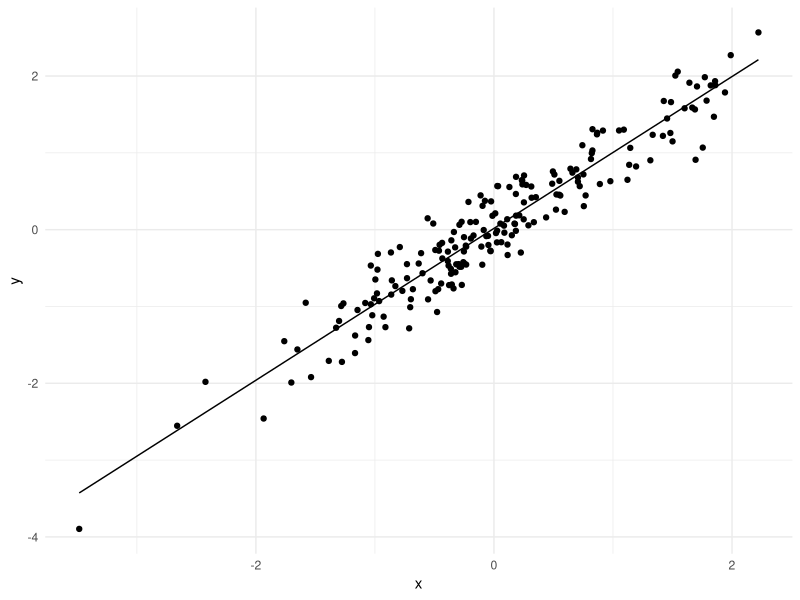
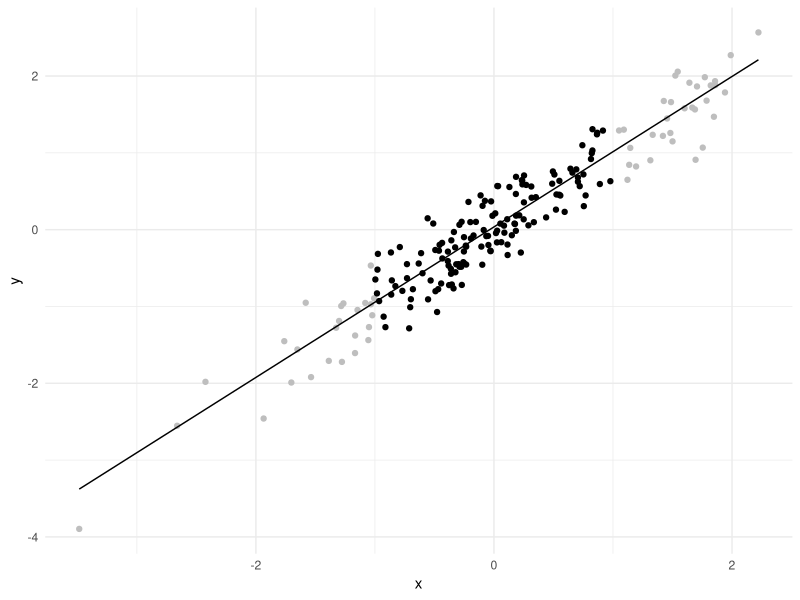
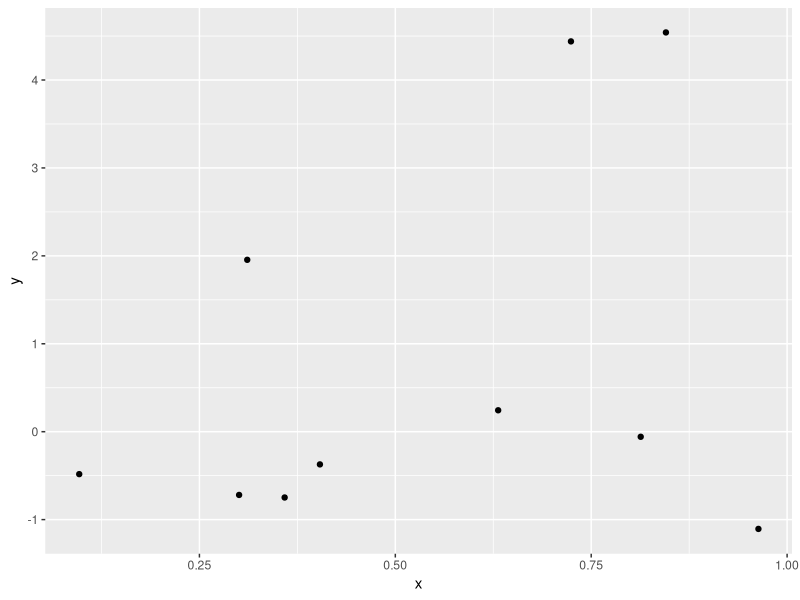
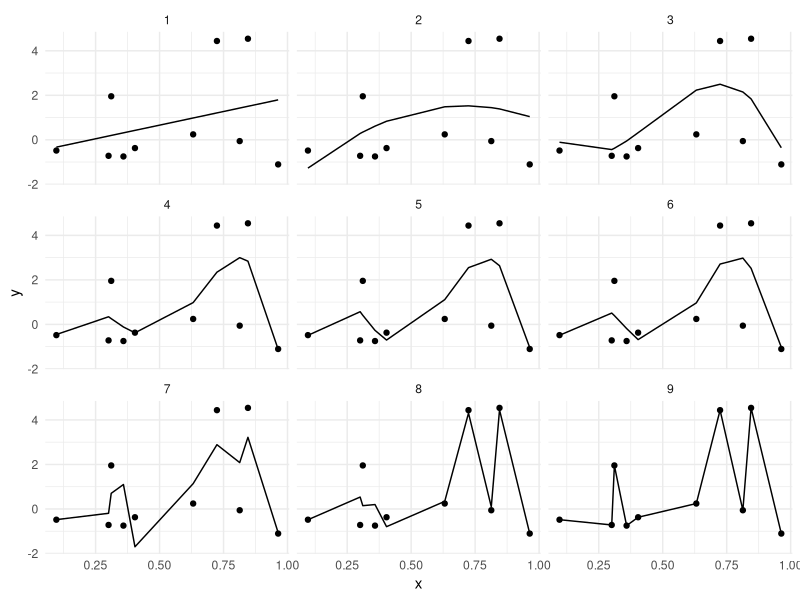
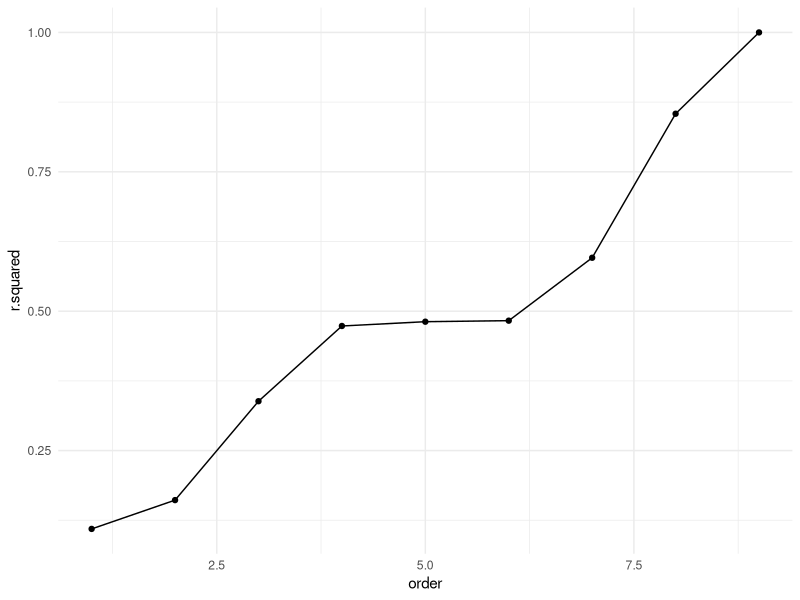

Generate these figures, in order, with R:
## ---- chunk 1
library("broom")
library("ggplot2")
library("dplyr")
## ---- chunk 2
set.seed(13235)
nobs <- 200
dat <-
  data_frame(x = rnorm(nobs),
             y = x + rnorm(nobs, 0, 0.3),
             sbst = abs(x) < 1)
mod1 <- lm(y ~ x, data = dat)
ggplot() +
  geom_point(data = dat, mapping = aes(x = x, y = y)) +
  geom_line(data = augment(mod1), mapping = aes(x = x, y = .fitted)) +  
  theme_minimal()
## ---- chunk 3
mod1 <- lm(y ~ x, data = filter(dat, sbst))
ggplot() +
  geom_point(data = dat, aes(x = x, y = y, color = sbst)) +
  geom_line(data = augment(mod1, newdata = dat), aes(x = x, y = .fitted)) +
  scale_color_manual("", values = c("TRUE" = "black", "FALSE" = "gray")) +
  theme_minimal() +
  guides(color = FALSE)
## ---- chunk 4
library("dplyr")
library("ggplot2")
set.seed(13235)
nobs <- 10
dat <-
  data_frame(x = runif(nobs),
             y = x + rnorm(nobs, 0, 2))

ggplot(dat, aes(x = x, y = y)) +
  geom_point()
## ---- chunk 5
fittedvals <-
  data_frame(order = seq_len(nobs - 1)) %>%
  group_by(order) %>%
  do({
    ret <- dat
    ret[["fitted"]] <- fitted(lm(y ~ poly(x, .$order), data = dat))
    ret
  })

ggplot(fittedvals, aes(x = x)) + 
  geom_point(mapping = aes(y = y)) + 
  geom_line(mapping = aes(y = fitted)) +
  facet_wrap(~order, nrow = 3) + 
  theme_minimal()

## ---- chunk 6
r_squares <-
  data_frame(order = seq_len(nobs - 1)) %>%
  group_by(order) %>%
  do({
    glance(lm(y ~ poly(x, .$order), data = dat))
  })

ggplot(r_squares, aes(x = order, y = r.squared)) + 
  geom_point() + geom_line() +
  theme_minimal()
